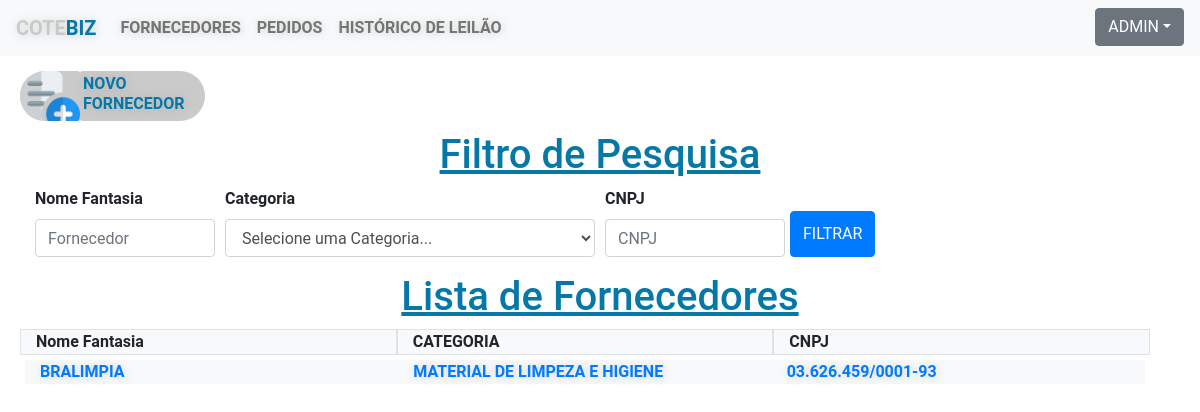
/listar_fornecedores/ (signed in), run on an earlier commit of the app's database.
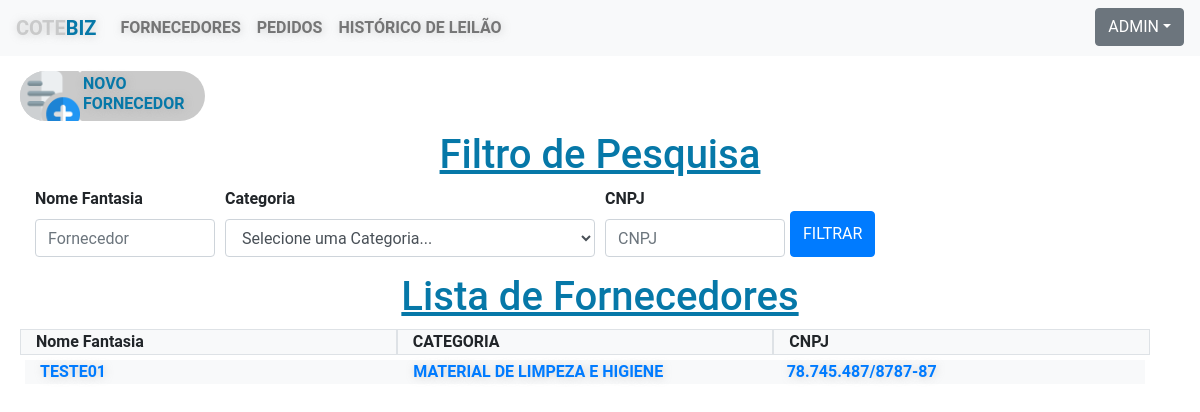
And on a later commit of the database.
### core/models.py (models this page shows, shortened)
class Fornecedor(models.Model):
    fornecedor = models.CharField('Nome Fantasia', max_length=40, unique=True)
    razao_social = models.CharField('Razão Social.', max_length=80)
    cnpj = models.CharField('CNPJ',max_length=18)
    inscricao_estadual = models.CharField('I.Estadual:',max_length=15)
    categoria_choices = (
                ('Material de Limpeza e Higiene','Material de Limpeza e Higiene'),
                ('Material de Copa','Material de Copa'),
                ('Alimentos em Geral', 'Alimentos em Geral'),
                ('Frutas e Verduras', 'Frutas e Verduras'),
                ('Material de Escritório', 'Material de Escritório'),
                ('Bebidas', 'Bebidas'),
                ('Descartáveis e Embalagens', 'Descartáveis e Embalagens'),
                ('Itens de Manutenção Básica', 'Itens de Manutenção Básica'),
    )
    categoria = models.CharField(max_length=100, choices=categoria_choices)
    cep = models.CharField('CEP', max_length=11)
    rua = models.CharField('Rua', max_length=100)
    bairro = models.CharField('Bairro', max_length=30)
    cidade = models.CharField('Cidade', max_length=30)
    uf = models.CharField('UF', max_length=30)
    numero = models.CharField('Número', max_length=10)
    telefone = models.CharField('Telefone', max_length=16, null=True, blank=True)
    celular = models.CharField('Celular', max_length=17, null=True, blank=True)
    email = models.CharField('Email', max_length=150, null=True, blank=True)
    observacao = models.CharField('Observação', max_length=400, null=True, blank=True)
    class Meta:
        verbose_name ='Fornecedor'
        verbose_name_plural ='Fornecedores'

### core/views.py (the view)
# urls.py: path('listar_fornecedores/', views.listar_fornecedores, name='listar_fornecedores'),
@login_required(login_url='/login_user/')
def listar_fornecedores(request):
    if str(request.user) == 'admin':
        fornecedores_all = Fornecedor.objects.all()
        fornecedor_query = request.GET.get('fornecedor')
        cnpj_query = request.GET.get('cnpj')
        categoria_query = request.GET.get('categoria')
        if fornecedor_query != '' and fornecedor_query is not None:
            fornecedores_all = fornecedores_all.filter(fornecedor__icontains=fornecedor_query)
        if cnpj_query != '' and cnpj_query is not None:
            fornecedores_all = fornecedores_all.filter(cnpj__icontains=cnpj_query)
        if categoria_query != '' and categoria_query is not None:
            fornecedores_all = fornecedores_all.filter(categoria__icontains=categoria_query)
        context={
            'fornecedores_all': fornecedores_all
        }
        return render(request, "listar_fornecedores.html", context)
    else:
        return redirect('/')

### core/templates/listar_fornecedores.html (shortened to what this page needs)
{% extends "pagina_modelo.html" %}
{% load static %}
{% block content %}
<link rel="stylesheet" href="{% static 'css/lista-fornecedor.css' %}">
<div class="conteudo">
    <div class="container">
        <div class="row">
            <a onclick="limpar_campos()" href="/cadastrar_fornecedor/">
                <div class="logo-container">
                     <div class="logo face">
                         <img src="/static/imagens/add-pedido.png" alt="pedido de cotação">
                     </div>
                     <div class="brand">
                         Novo Fornecedor
                     </div>
                 </div>
             </a>
        </div>
    </div>
    <div class="container">
        <h1 class="text-center "><u>Filtro de Pesquisa</u></h1>
        <form method="GET" action="#">
            <div class="form-row">
              <div class="form-group  col-md-2 col-lg-2">
                  <label for="fornecedor"><strong>Nome Fantasia</strong></label>
                  <input type="text" class="form-control" id="fornecedor" name="fornecedor" placeholder="Fornecedor">
              </div>
              <div class="form-group col-md-4">
                <label for="categoria"><strong>Categoria</strong></label>
                <select id="categoria" name="categoria" class="form-control">
                    <option value="">Selecione uma Categoria...</option>
                </select>
              </div>
              <div class="form-group col-md-2 col-lg-2">
                <label for="cnpj"><strong>CNPJ</strong></label>
                <input type="text" class="form-control" id="cnpj" name="cnpj" placeholder="CNPJ">
            </div>
              <button type="submit" class="btn btn-primary  mt-4 mb-3">Filtrar</button>
              </div>
      </form>
      <h1 class="text-center "><u>Lista de Fornecedores</u></h1>
        <div class="row w-100">
            <div class="col border bg-light" ><strong>Nome Fantasia</strong></div>
            <div class="col border bg-light"><strong>CATEGORIA</strong></div>
            <div class="col border bg-light"><strong>CNPJ</strong></div>
        </div>
    {% for fornecedor in fornecedores_all %}
        <div class="container">
            <div class="row w-100">
                <div class="col border-bottom-3 bg-light" ><a onclick="limpar_campos()" href="/detalhar_fornecedor/{{fornecedor.id}}">{{ fornecedor.fornecedor}}</a></div>
                <div class="col border-bottom-0 bg-light" ><a onclick="limpar_campos()" href="/detalhar_fornecedor/{{fornecedor.id}}">{{ fornecedor.categoria}}</a></div>
                <div class="col border-bottom-0 bg-light" ><a onclick="limpar_campos()" href="/detalhar_fornecedor/{{fornecedor.id}}">{{ fornecedor.cnpj}}</a></div>
            </div>
        </div>
    {% endfor %}
</div>
{% endblock %}

What changed in the data, as far as the page shows it:
changed Fornecedor "MATERIAL DE LIMPEZA E HIGIENE": fornecedor "BRALIMPIA" → "TESTE01"; cnpj "03.626.459/0001-93" → "78.745.487/8787-87"
